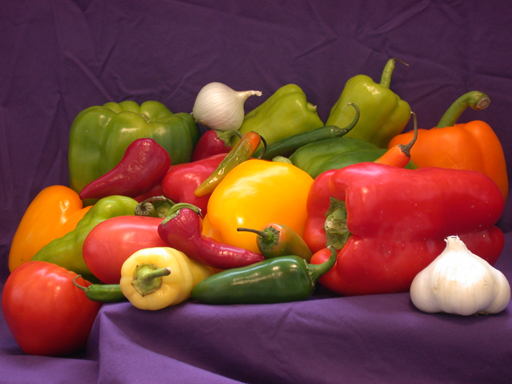
%> input picture Laboratories/Lab 5/Data/peppers.png, 512 x 384 px
$ octave lab5_FurtherWork.m   (GNU Octave 9; MATLAB toolbox functions it lacks are replaced by stand-ins)
%> lines starting %> are read from the running program, lines starting %| are printed output that depends on the picture
clear, clc, clf, close all,
%% Load initial image and obtain a distorted version
% Load image and convert to grayscale
RGB=imread('peppers.png');
%> RGB is the input picture: size 384x512x3 uint8; mean R, G, B 120.8, 66.4, 57.6
imgGS = rgb2gray(RGB);
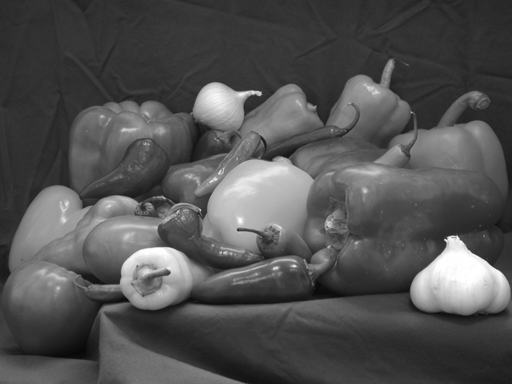
%> imgGS: size 384x512 uint8; min 8, max 255, mean 81.7

% Distort the image
TP=[ 1 0.5 1; 0 1 .8; 0 0 1];
TPm=projective2d(TP');

% Image Transform
imgDist=imwarp(imgGS,TPm);
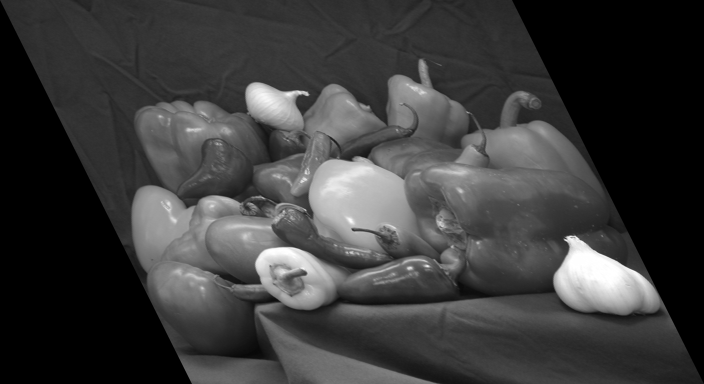
%> imgDist: size 384x704 uint8; min 0, max 255, mean 59.5


%% Detect and match features for image recovery
% Features and points of the original image
%> (the run ends here)
